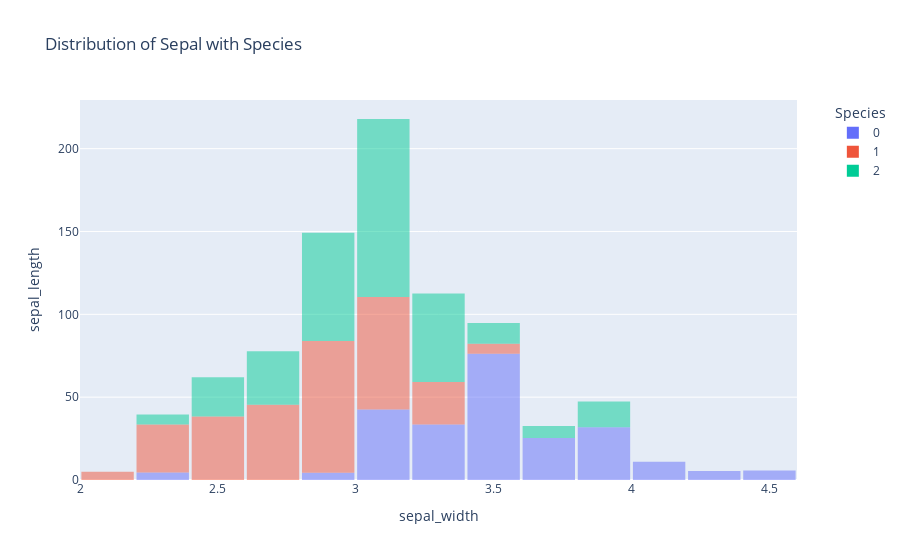

Notebook code cell kept with this figure:
### Code cell
fig = px.histogram(iris_df, x = 'sepal_width', y = 'sepal_length', 
                   title = 'Distribution of Sepal with Species', color = 'species')

fig.update_traces(marker=dict(opacity=0.5))

fig.update_layout(
    xaxis_title = 'sepal_width',
    yaxis_title = 'sepal_length',
    bargap=0.05,             
    showlegend=True,  
    legend=dict(
        title='Species',  
        x=1.05, 
        y=1,  
    ),
)
fig.show()

### Figure 1 — Plotly figure (JSON) as saved in the notebook; plotly's stock layout.template omitted (floating-point values rounded to 4 significant figures)
{"data": [{"alignmentgroup": "True", "bingroup": "x", "histfunc": "sum", "hovertemplate": "species=0<br>sepal_width=%{x}<br>sum of sepal_length=%{y}<extra></extra>", "legendgroup": "0", "marker": {"color": "#636efa", "opacity": 0.5, "pattern": {"shape": ""}}, "name": "0", "offsetgroup": "0", "orientation": "v", "showlegend": true, "type": "histogram", "x": [3.5, 3, 3.2, 3.1, 3.6, 3.9, 3.4, 3.4, 2.9, 3.1, 3.7, 3.4, 3, 3, 4, 4.4, 3.9, 3.5, 3.8, 3.8, 3.4, 3.7, 3.6, 3.3, 3.4, 3, 3.4, 3.5, 3.4, 3.2, 3.1, 3.4, 4.1, 4.2, 3.2, 3.5, 3, 3.4, 3.5, 2.3, 3.2, 3.5, 3.8, 3, 3.8, 3.2, 3.7, 3.3], "xaxis": "x", "y": [5.1, 4.9, 4.7, 4.6, 5, 5.4, 4.6, 5, 4.4, 4.9, 5.4, 4.8, 4.8, 4.3, 5.8, 5.7, 5.4, 5.1, 5.7, 5.1, 5.4, 5.1, 4.6, 5.1, 4.8, 5, 5, 5.2, 5.2, 4.7, 4.8, 5.4, 5.2, 5.5, 5, 5.5, 4.4, 5.1, 5, 4.5, 4.4, 5, 5.1, 4.8, 5.1, 4.6, 5.3, 5], "yaxis": "y"}, {"alignmentgroup": "True", "bingroup": "x", "histfunc": "sum", "hovertemplate": "species=1<br>sepal_width=%{x}<br>sum of sepal_length=%{y}<extra></extra>", "legendgroup": "1", "marker": {"color": "#EF553B", "opacity": 0.5, "pattern": {"shape": ""}}, "name": "1", "offsetgroup": "1", "orientation": "v", "showlegend": true, "type": "histogram", "x": [3.2, 3.2, 3.1, 2.3, 2.8, 2.8, 3.3, 2.4, 2.9, 2.7, 2, 3, 2.2, 2.9, 2.9, 3.1, 3, 2.7, 2.2, 2.5, 3.2, 2.8, 2.5, 2.8, 2.9, 3, 2.8, 3, 2.9, 2.6, 2.4, 2.4, 2.7, 2.7, 3, 3.4, 3.1, 2.3, 3, 2.5, 2.6, 3, 2.6, 2.3, 2.7, 3, 2.9, 2.9, 2.5, 2.8], "xaxis": "x", "y": [7, 6.4, 6.9, 5.5, 6.5, 5.7, 6.3, 4.9, 6.6, 5.2, 5, 5.9, 6, 6.1, 5.6, 6.7, 5.6, 5.8, 6.2, 5.6, 5.9, 6.1, 6.3, 6.1, 6.4, 6.6, 6.8, 6.7, 6, 5.7, 5.5, 5.5, 5.8, 6, 5.4, 6, 6.7, 6.3, 5.6, 5.5, 5.5, 6.1, 5.8, 5, 5.6, 5.7, 5.7, 6.2, 5.1, 5.7], "yaxis": "y"}, {"alignmentgroup": "True", "bingroup": "x", "histfunc": "sum", "hovertemplate": "species=2<br>sepal_width=%{x}<br>sum of sepal_length=%{y}<extra></extra>", "legendgroup": "2", "marker": {"color": "#00cc96", "opacity": 0.5, "pattern": {"shape": ""}}, "name": "2", "offsetgroup": "2", "orientation": "v", "showlegend": true, "type": "histogram", "x": [3.3, 2.7, 3, 2.9, 3, 3, 2.5, 2.9, 2.5, 3.6, 3.2, 2.7, 3, 2.5, 2.8, 3.2, 3, 3.8, 2.6, 2.2, 3.2, 2.8, 2.8, 2.7, 3.3, 3.2, 2.8, 3, 2.8, 3, 2.8, 3.8, 2.8, 2.8, 2.6, 3, 3.4, 3.1, 3, 3.1, 3.1, 3.1, 3.2, 3.3, 3, 2.5, 3, 3.4, 3], "xaxis": "x", "y": [6.3, 5.8, 7.1, 6.3, 6.5, 7.6, 4.9, 7.3, 6.7, 7.2, 6.5, 6.4, 6.8, 5.7, 5.8, 6.4, 6.5, 7.7, 7.7, 6, 6.9, 5.6, 7.7, 6.3, 6.7, 7.2, 6.2, 6.1, 6.4, 7.2, 7.4, 7.9, 6.4, 6.3, 6.1, 7.7, 6.3, 6.4, 6, 6.9, 6.7, 6.9, 6.8, 6.7, 6.7, 6.3, 6.5, 6.2, 5.9], "yaxis": "y"}], "layout": {"bargap": 0.05, "barmode": "relative", "legend": {"title": {"text": "Species"}, "tracegroupgap": 0, "x": 1.05, "y": 1}, "showlegend": true, "title": {"text": "Distribution of Sepal with Species"}, "xaxis": {"anchor": "y", "domain": [0, 1], "title": {"text": "sepal_width"}}, "yaxis": {"anchor": "x", "domain": [0, 1], "title": {"text": "sepal_length"}}}}
